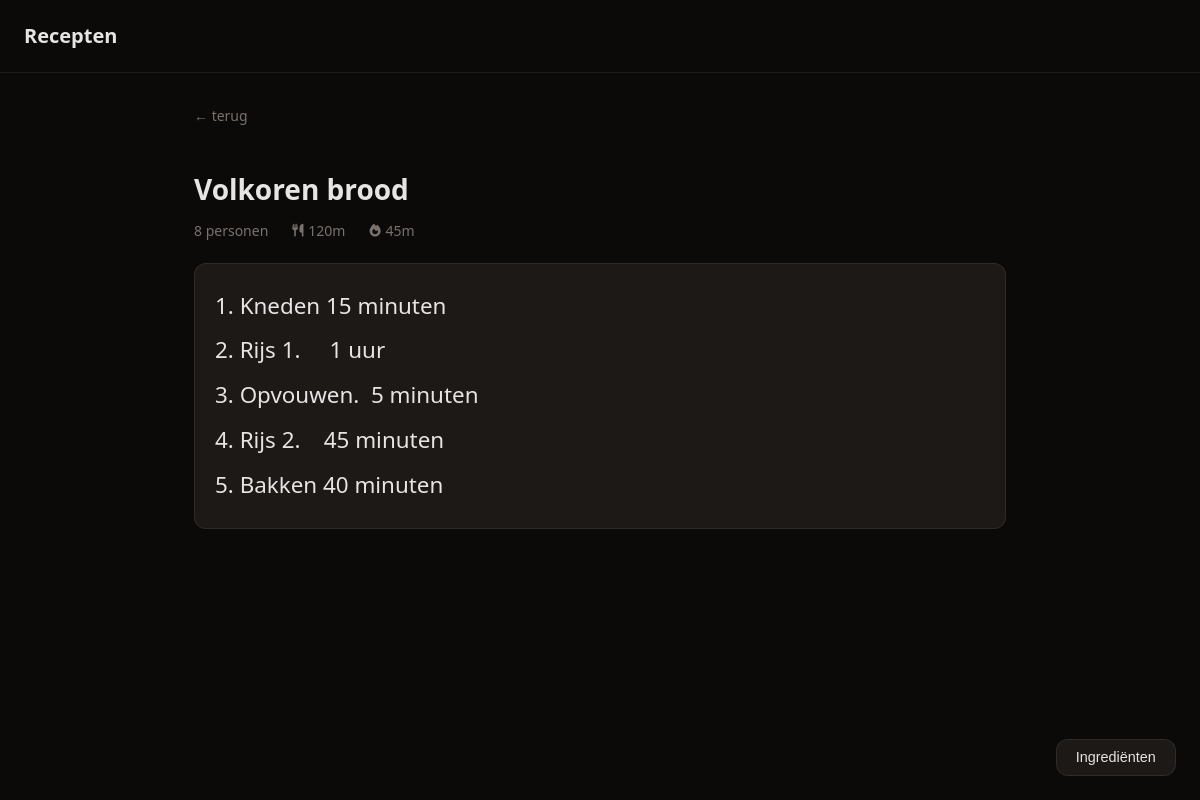
Screenshot of /recipes/3/cook with the database file from the repository.
### tables this page shows
CREATE TABLE recipe (
            id INTEGER PRIMARY KEY AUTOINCREMENT,
            title TEXT NOT NULL,
            steps TEXT NOT NULL DEFAULT '',
            servings INTEGER NOT NULL DEFAULT 2,
            updated_at TIMESTAMP DEFAULT CURRENT_TIMESTAMP
        , cook_time TEXT, tags TEXT, prep_time TEXT);

### app.py (the view)
@app.route("/recipes/<int:id>/cook")
def cook(id):
    db = get_db()
    recipe = db.execute("SELECT * FROM recipe WHERE id = ?", [id]).fetchone()
    if not recipe:
        return "Recept niet gevonden", 404
    ingredients = db.execute("SELECT * FROM ingredient WHERE recipe_id = ? ORDER BY sort_order", [id]).fetchall()
    return render_template("cook.html", recipe=recipe, ingredients=ingredients)

### app.py (called while the page is built)
def get_db():
    if "db" not in g:
        g.db = sqlite3.connect(DATABASE)
        g.db.row_factory = sqlite3.Row
        g.db.execute("PRAGMA foreign_keys = ON")
    return g.db

### templates/cook.html (shortened to what this page needs)
{% extends "base.html" %}
{% block content %}
<div class="cook-header">
  <a href="/recipes/{{ recipe.id }}" class="back">← terug</a>
</div>
<button id="ing-toggle" class="btn">Ingrediënten</button>
<h1>{{ recipe.title }}</h1>
<p class="meta">
  {{ recipe.servings }} personen
  {% if recipe.prep_time %}<span class="time-badge"><i class="fa-solid fa-utensils"></i> {{ recipe.prep_time }}</span>{% endif %}
  {% if recipe.cook_time %}<span class="time-badge"><i class="fa-solid fa-fire"></i> {{ recipe.cook_time }}</span>{% endif %}
</p>
<pre class="steps steps-cook">{{ recipe.steps }}</pre>
{% endblock %}

### static/css/style.css (style rules this page uses)
*, *::before, *::after { box-sizing: border-box; margin: 0; padding: 0; }
:root { --bg: #0c0a09; --surface: #1c1917; --border: rgba(255,255,255,0.08); --text: #e7e5e4; --muted: #78716c; --accent: #a3e635; --accent-fg: #0c0a09; --danger: #dc2626; --radius: 12px; --panel-width: min(420px, 90vw); }
body { background: var(--bg); color: var(--text); font-family: system-ui, sans-serif; font-size: 1rem; line-height: 1.6; min-height: 100vh; }
h1 { font-size: 1.75rem; font-weight: 700; margin-bottom: 0.5rem; }
.back { display: inline-block; color: var(--muted); text-decoration: none; font-size: 0.875rem; margin-bottom: 1.25rem; }
.meta { color: var(--muted); font-size: 0.875rem; margin-bottom: 1.25rem; display: flex; align-items: center; gap: 0.75rem; flex-wrap: wrap; }
.time-badge { display: inline-flex; align-items: center; gap: 0.35rem; font-size: 0.875rem; color: var(--muted); }
.time-badge i { color: var(--muted); }
.time-badge { display: inline-flex; align-items: center; gap: 0.3rem; margin-left: 0.75rem; }
.time-badge i { font-size: 0.8rem; }
.btn { display: inline-block; padding: 0.6rem 1.2rem; border-radius: var(--radius); font-size: 0.9rem; font-weight: 500; cursor: pointer; text-decoration: none; border: 1px solid var(--border); background: var(--surface); color: var(--text); }
.steps { white-space: pre-wrap; font-family: inherit; font-size: 1rem; line-height: 1.8; background: var(--surface); border: 1px solid var(--border); border-radius: var(--radius); padding: 1.25rem; }
.steps-cook { font-size: 1.4rem; line-height: 2; }
.cook-header { display: flex; justify-content: space-between; align-items: center; margin-bottom: 1.25rem; }
#ing-toggle { position: fixed; bottom: 1.5rem; right: 1.5rem; z-index: 5; }

### rows the page displays
recipe: title "Volkoren brood", servings "8", prep_time "120m", cook_time "45m", steps "1. Kneden 15 minuten 2. Rijs 1. 1 uur 3. Opvouwen. 5 minuten 4. Rijs 2. 45 minuten 5. Bakken 40 minuten"
